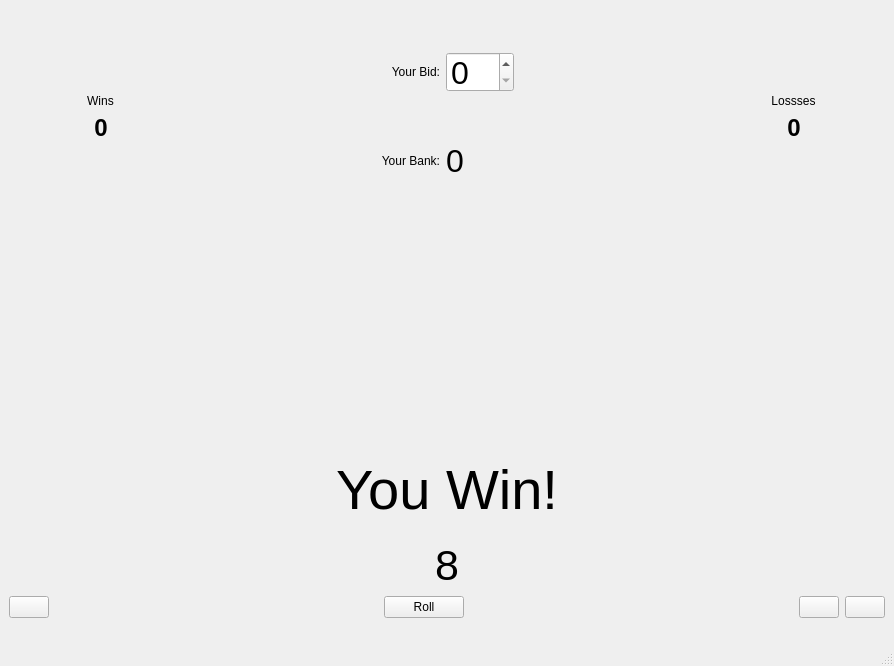
<?xml version="1.0" encoding="UTF-8"?>
<ui version="4.0">
 <class>MainWindow</class>
 <widget class="QMainWindow" name="MainWindow">
  <property name="geometry">
   <rect>
    <x>0</x>
    <y>0</y>
    <width>894</width>
    <height>666</height>
   </rect>
  </property>
  <property name="windowTitle">
   <string>MainWindow</string>
  </property>
  <widget class="QWidget" name="centralwidget">
   <layout class="QGridLayout" name="gridLayout_2">
    <item row="0" column="0">
     <layout class="QVBoxLayout" name="verticalLayout_6">
      <item>
       <layout class="QHBoxLayout" name="horizontalLayout_5">
        <item>
         <layout class="QVBoxLayout" name="verticalLayout_3">
          <item>
           <spacer name="verticalSpacer_6">
            <property name="orientation">
             <enum>Qt::Vertical</enum>
            </property>
            <property name="sizeHint" stdset="0">
             <size>
              <width>20</width>
              <height>10</height>
             </size>
            </property>
           </spacer>
          </item>
          <item>
           <layout class="QVBoxLayout" name="verticalLayout">
            <item>
             <widget class="QLabel" name="yourWinsLabel">
              <property name="minimumSize">
               <size>
                <width>80</width>
                <height>0</height>
               </size>
              </property>
              <property name="text">
               <string>Wins</string>
              </property>
              <property name="alignment">
               <set>Qt::AlignCenter</set>
              </property>
             </widget>
            </item>
            <item>
             <layout class="QHBoxLayout" name="horizontalLayout_3">
              <item>
               <spacer name="horizontalSpacer_6">
                <property name="orientation">
                 <enum>Qt::Horizontal</enum>
                </property>
                <property name="sizeHint" stdset="0">
                 <size>
                  <width>40</width>
                  <height>20</height>
                 </size>
                </property>
               </spacer>
              </item>
              <item>
               <widget class="QLabel" name="winsLabel">
                <property name="font">
                 <font>
                  <pointsize>18</pointsize>
                  <weight>75</weight>
                  <bold>true</bold>
                 </font>
                </property>
                <property name="text">
                 <string>0</string>
                </property>
                <property name="alignment">
                 <set>Qt::AlignCenter</set>
                </property>
               </widget>
              </item>
              <item>
               <spacer name="horizontalSpacer_7">
                <property name="orientation">
                 <enum>Qt::Horizontal</enum>
                </property>
                <property name="sizeHint" stdset="0">
                 <size>
                  <width>40</width>
                  <height>20</height>
                 </size>
                </property>
               </spacer>
              </item>
             </layout>
            </item>
           </layout>
          </item>
          <item>
           <spacer name="verticalSpacer_7">
            <property name="orientation">
             <enum>Qt::Vertical</enum>
            </property>
            <property name="sizeHint" stdset="0">
             <size>
              <width>20</width>
              <height>20</height>
             </size>
            </property>
           </spacer>
          </item>
         </layout>
        </item>
        <item>
         <spacer name="horizontalSpacer_10">
          <property name="orientation">
           <enum>Qt::Horizontal</enum>
          </property>
          <property name="sizeHint" stdset="0">
           <size>
            <width>40</width>
            <height>20</height>
           </size>
          </property>
         </spacer>
        </item>
        <item>
         <layout class="QGridLayout" name="gridLayout">
          <item row="0" column="0">
           <widget class="QLabel" name="label">
            <property name="text">
             <string>Your Bid:</string>
            </property>
            <property name="alignment">
             <set>Qt::AlignRight|Qt::AlignTrailing|Qt::AlignVCenter</set>
            </property>
           </widget>
          </item>
          <item row="0" column="1">
           <widget class="QSpinBox" name="bidSpinBox">
            <property name="minimumSize">
             <size>
              <width>0</width>
              <height>40</height>
             </size>
            </property>
            <property name="maximumSize">
             <size>
              <width>16777215</width>
              <height>40</height>
             </size>
            </property>
            <property name="font">
             <font>
              <pointsize>24</pointsize>
             </font>
            </property>
           </widget>
          </item>
          <item row="1" column="0">
           <widget class="QLabel" name="label_2">
            <property name="text">
             <string>Your Bank:</string>
            </property>
            <property name="alignment">
             <set>Qt::AlignRight|Qt::AlignTrailing|Qt::AlignVCenter</set>
            </property>
           </widget>
          </item>
          <item row="1" column="1">
           <widget class="QLabel" name="bankValue">
            <property name="minimumSize">
             <size>
              <width>0</width>
              <height>40</height>
             </size>
            </property>
            <property name="maximumSize">
             <size>
              <width>16777215</width>
              <height>40</height>
             </size>
            </property>
            <property name="font">
             <font>
              <pointsize>24</pointsize>
             </font>
            </property>
            <property name="text">
             <string>0</string>
            </property>
            <property name="alignment">
             <set>Qt::AlignLeading|Qt::AlignLeft|Qt::AlignVCenter</set>
            </property>
            <property name="margin">
             <number>5</number>
            </property>
           </widget>
          </item>
         </layout>
        </item>
        <item>
         <spacer name="horizontalSpacer_11">
          <property name="orientation">
           <enum>Qt::Horizontal</enum>
          </property>
          <property name="sizeHint" stdset="0">
           <size>
            <width>40</width>
            <height>20</height>
           </size>
          </property>
         </spacer>
        </item>
        <item>
         <layout class="QVBoxLayout" name="verticalLayout_4">
          <item>
           <spacer name="verticalSpacer_9">
            <property name="orientation">
             <enum>Qt::Vertical</enum>
            </property>
            <property name="sizeHint" stdset="0">
             <size>
              <width>20</width>
              <height>10</height>
             </size>
            </property>
           </spacer>
          </item>
          <item>
           <layout class="QVBoxLayout" name="verticalLayout_5">
            <item>
             <widget class="QLabel" name="yourWinsLabel_2">
              <property name="minimumSize">
               <size>
                <width>80</width>
                <height>0</height>
               </size>
              </property>
              <property name="text">
               <string>Lossses</string>
              </property>
              <property name="alignment">
               <set>Qt::AlignCenter</set>
              </property>
             </widget>
            </item>
            <item>
             <layout class="QHBoxLayout" name="horizontalLayout_4">
              <item>
               <spacer name="horizontalSpacer_8">
                <property name="orientation">
                 <enum>Qt::Horizontal</enum>
                </property>
                <property name="sizeHint" stdset="0">
                 <size>
                  <width>40</width>
                  <height>20</height>
                 </size>
                </property>
               </spacer>
              </item>
              <item>
               <widget class="QLabel" name="lossesLabel">
                <property name="font">
                 <font>
                  <pointsize>18</pointsize>
                  <weight>75</weight>
                  <bold>true</bold>
                 </font>
                </property>
                <property name="text">
                 <string>0</string>
                </property>
                <property name="alignment">
                 <set>Qt::AlignCenter</set>
                </property>
               </widget>
              </item>
              <item>
               <spacer name="horizontalSpacer_9">
                <property name="orientation">
                 <enum>Qt::Horizontal</enum>
                </property>
                <property name="sizeHint" stdset="0">
                 <size>
                  <width>40</width>
                  <height>20</height>
                 </size>
                </property>
               </spacer>
              </item>
             </layout>
            </item>
           </layout>
          </item>
          <item>
           <spacer name="verticalSpacer_10">
            <property name="orientation">
             <enum>Qt::Vertical</enum>
            </property>
            <property name="sizeHint" stdset="0">
             <size>
              <width>20</width>
              <height>20</height>
             </size>
            </property>
           </spacer>
          </item>
         </layout>
        </item>
       </layout>
      </item>
      <item>
       <layout class="QHBoxLayout" name="horizontalLayout">
        <item>
         <spacer name="horizontalSpacer">
          <property name="orientation">
           <enum>Qt::Horizontal</enum>
          </property>
          <property name="sizeType">
           <enum>QSizePolicy::MinimumExpanding</enum>
          </property>
          <property name="sizeHint" stdset="0">
           <size>
            <width>40</width>
            <height>20</height>
           </size>
          </property>
         </spacer>
        </item>
        <item>
         <widget class="QLabel" name="die1View">
          <property name="sizePolicy">
           <sizepolicy hsizetype="Fixed" vsizetype="Fixed">
            <horstretch>0</horstretch>
            <verstretch>0</verstretch>
           </sizepolicy>
          </property>
          <property name="minimumSize">
           <size>
            <width>180</width>
            <height>180</height>
           </size>
          </property>
          <property name="font">
           <font>
            <pointsize>72</pointsize>
            <weight>75</weight>
            <bold>true</bold>
           </font>
          </property>
          <property name="text">
           <string/>
          </property>
          <property name="pixmap">
           <pixmap resource="crapsResources.qrc">:/1</pixmap>
          </property>
          <property name="alignment">
           <set>Qt::AlignCenter</set>
          </property>
         </widget>
        </item>
        <item>
         <spacer name="horizontalSpacer_2">
          <property name="orientation">
           <enum>Qt::Horizontal</enum>
          </property>
          <property name="sizeType">
           <enum>QSizePolicy::MinimumExpanding</enum>
          </property>
          <property name="sizeHint" stdset="0">
           <size>
            <width>40</width>
            <height>20</height>
           </size>
          </property>
         </spacer>
        </item>
        <item>
         <widget class="QLabel" name="die2View">
          <property name="sizePolicy">
           <sizepolicy hsizetype="Fixed" vsizetype="Fixed">
            <horstretch>0</horstretch>
            <verstretch>0</verstretch>
           </sizepolicy>
          </property>
          <property name="minimumSize">
           <size>
            <width>180</width>
            <height>180</height>
           </size>
          </property>
          <property name="font">
           <font>
            <pointsize>72</pointsize>
            <weight>75</weight>
            <bold>true</bold>
           </font>
          </property>
          <property name="text">
           <string/>
          </property>
          <property name="pixmap">
           <pixmap resource="crapsResources.qrc">:/1</pixmap>
          </property>
          <property name="alignment">
           <set>Qt::AlignCenter</set>
          </property>
         </widget>
        </item>
        <item>
         <spacer name="horizontalSpacer_3">
          <property name="orientation">
           <enum>Qt::Horizontal</enum>
          </property>
          <property name="sizeType">
           <enum>QSizePolicy::MinimumExpanding</enum>
          </property>
          <property name="sizeHint" stdset="0">
           <size>
            <width>40</width>
            <height>20</height>
           </size>
          </property>
         </spacer>
        </item>
       </layout>
      </item>
      <item>
       <layout class="QVBoxLayout" name="verticalLayout_2">
        <item>
         <spacer name="verticalSpacer_2">
          <property name="orientation">
           <enum>Qt::Vertical</enum>
          </property>
          <property name="sizeHint" stdset="0">
           <size>
            <width>20</width>
            <height>40</height>
           </size>
          </property>
         </spacer>
        </item>
        <item>
         <widget class="QLabel" name="resultsLabel">
          <property name="font">
           <font>
            <pointsize>42</pointsize>
           </font>
          </property>
          <property name="text">
           <string>You Win!</string>
          </property>
          <property name="alignment">
           <set>Qt::AlignCenter</set>
          </property>
         </widget>
        </item>
        <item>
         <spacer name="verticalSpacer_4">
          <property name="orientation">
           <enum>Qt::Vertical</enum>
          </property>
          <property name="sizeHint" stdset="0">
           <size>
            <width>20</width>
            <height>13</height>
           </size>
          </property>
         </spacer>
        </item>
        <item>
         <widget class="QLabel" name="rollingForLabel">
          <property name="font">
           <font>
            <pointsize>32</pointsize>
           </font>
          </property>
          <property name="text">
           <string>8</string>
          </property>
          <property name="alignment">
           <set>Qt::AlignCenter</set>
          </property>
         </widget>
        </item>
        <item>
         <layout class="QHBoxLayout" name="horizontalLayout_2">
          <item>
           <widget class="QPushButton" name="preferencesSelectButton">
            <property name="text">
             <string/>
            </property>
            <property name="icon">
             <iconset>
              <normaloff>images/Gear-icon-291x300.png</normaloff>images/Gear-icon-291x300.png</iconset>
            </property>
           </widget>
          </item>
          <item>
           <spacer name="horizontalSpacer_5">
            <property name="orientation">
             <enum>Qt::Horizontal</enum>
            </property>
            <property name="sizeHint" stdset="0">
             <size>
              <width>40</width>
              <height>20</height>
             </size>
            </property>
           </spacer>
          </item>
          <item>
           <widget class="QPushButton" name="rollButton">
            <property name="text">
             <string>Roll</string>
            </property>
           </widget>
          </item>
          <item>
           <spacer name="horizontalSpacer_4">
            <property name="orientation">
             <enum>Qt::Horizontal</enum>
            </property>
            <property name="sizeHint" stdset="0">
             <size>
              <width>40</width>
              <height>20</height>
             </size>
            </property>
           </spacer>
          </item>
          <item>
           <widget class="QPushButton" name="bailButton">
            <property name="text">
             <string/>
            </property>
            <property name="icon">
             <iconset>
              <normaloff>../../../Downloads/x-png-18.png</normaloff>../../../Downloads/x-png-18.png</iconset>
            </property>
           </widget>
          </item>
          <item>
           <widget class="QPushButton" name="restartButton">
            <property name="text">
             <string/>
            </property>
            <property name="icon">
             <iconset>
              <normaloff>images/restartIcon.png</normaloff>images/restartIcon.png</iconset>
            </property>
           </widget>
          </item>
         </layout>
        </item>
        <item>
         <spacer name="verticalSpacer_3">
          <property name="orientation">
           <enum>Qt::Vertical</enum>
          </property>
          <property name="sizeHint" stdset="0">
           <size>
            <width>20</width>
            <height>17</height>
           </size>
          </property>
         </spacer>
        </item>
       </layout>
      </item>
     </layout>
    </item>
   </layout>
  </widget>
  <widget class="QMenuBar" name="menubar">
   <property name="geometry">
    <rect>
     <x>0</x>
     <y>0</y>
     <width>894</width>
     <height>22</height>
    </rect>
   </property>
  </widget>
  <widget class="QStatusBar" name="statusbar"/>
 </widget>
 <resources>
  <include location="crapsResources.qrc"/>
 </resources>
 <connections/>
</ui>
